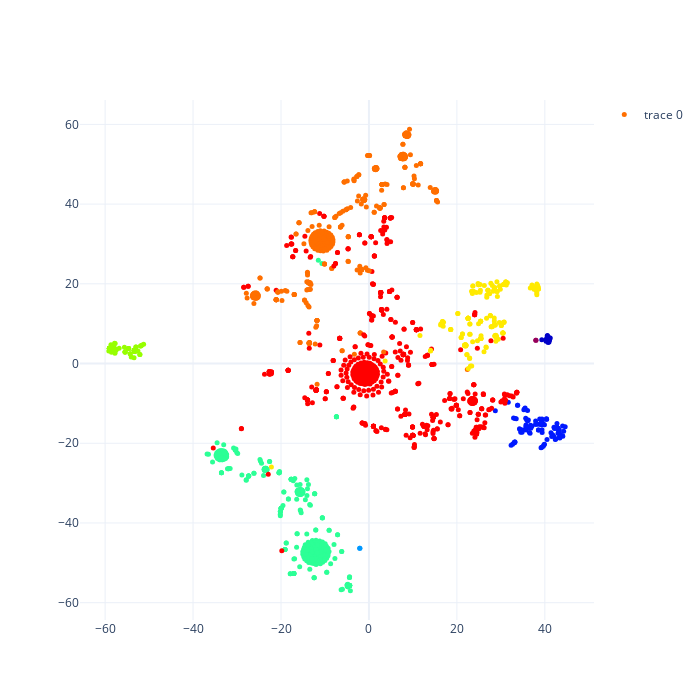

Notebook code for this chart:
### Code cell
c.plot_tsne()

### Figure 1 — Plotly figure (JSON) as saved in the notebook; plotly's stock layout.template omitted (floating-point values rounded to 4 significant figures; data arrays with more than 128 entries replaced by an {"elided": "..."} marker saying what was removed)
{"data": [{"hoverinfo": "text", "marker": {"color": {"elided": "1665 int values"}, "colorscale": [[0, "rgb(150,0,90)"], [0.125, "rgb(0,0,200)"], [0.25, "rgb(0,25,255)"], [0.375, "rgb(0,152,255)"], [0.5, "rgb(44,255,150)"], [0.625, "rgb(151,255,0)"], [0.75, "rgb(255,234,0)"], [0.875, "rgb(255,111,0)"], [1, "rgb(255,0,0)"]], "showscale": false, "size": 5}, "mode": "markers", "showlegend": true, "text": {"elided": "1665 str values"}, "type": "scatter", "x": {"elided": "1665 float values"}, "y": {"elided": "1665 float values"}}], "layout": {"height": 700, "hovermode": "closest", "width": 700, "xaxis": {"showgrid": true}, "yaxis": {"showgrid": true}}}
